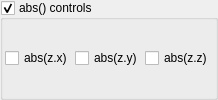
    <widget class="MyGroupBox" name="groupCheck_transf_function_enabled_false">
     <property name="toolTip">
      <string/>
     </property>
     <property name="title">
      <string>abs() controls&amp;</string>
     </property>
     <property name="checkable">
      <bool>true</bool>
     </property>
     <layout class="QVBoxLayout" name="verticalLayout_54">
      <property name="spacing">
       <number>2</number>
      </property>
      <property name="leftMargin">
       <number>2</number>
      </property>
      <property name="topMargin">
       <number>2</number>
      </property>
      <property name="rightMargin">
       <number>2</number>
      </property>
      <property name="bottomMargin">
       <number>2</number>
      </property>
      <item>
       <layout class="QGridLayout" name="gridLayout_2">
        <item row="0" column="2">
         <widget class="MyCheckBox" name="checkBox_transf_function_enabledAz_false">
          <property name="text">
           <string notr="true">abs(z.z)</string>
          </property>
         </widget>
        </item>
        <item row="0" column="1">
         <widget class="MyCheckBox" name="checkBox_transf_function_enabledAy_false">
          <property name="text">
           <string notr="true">abs(z.y)</string>
          </property>
         </widget>
        </item>
        <item row="0" column="0">
         <widget class="MyCheckBox" name="checkBox_transf_function_enabledAx_false">
          <property name="text">
           <string notr="true">abs(z.x)</string>
          </property>
         </widget>
        </item>
       </layout>
      </item>
     </layout>
    </widget>
